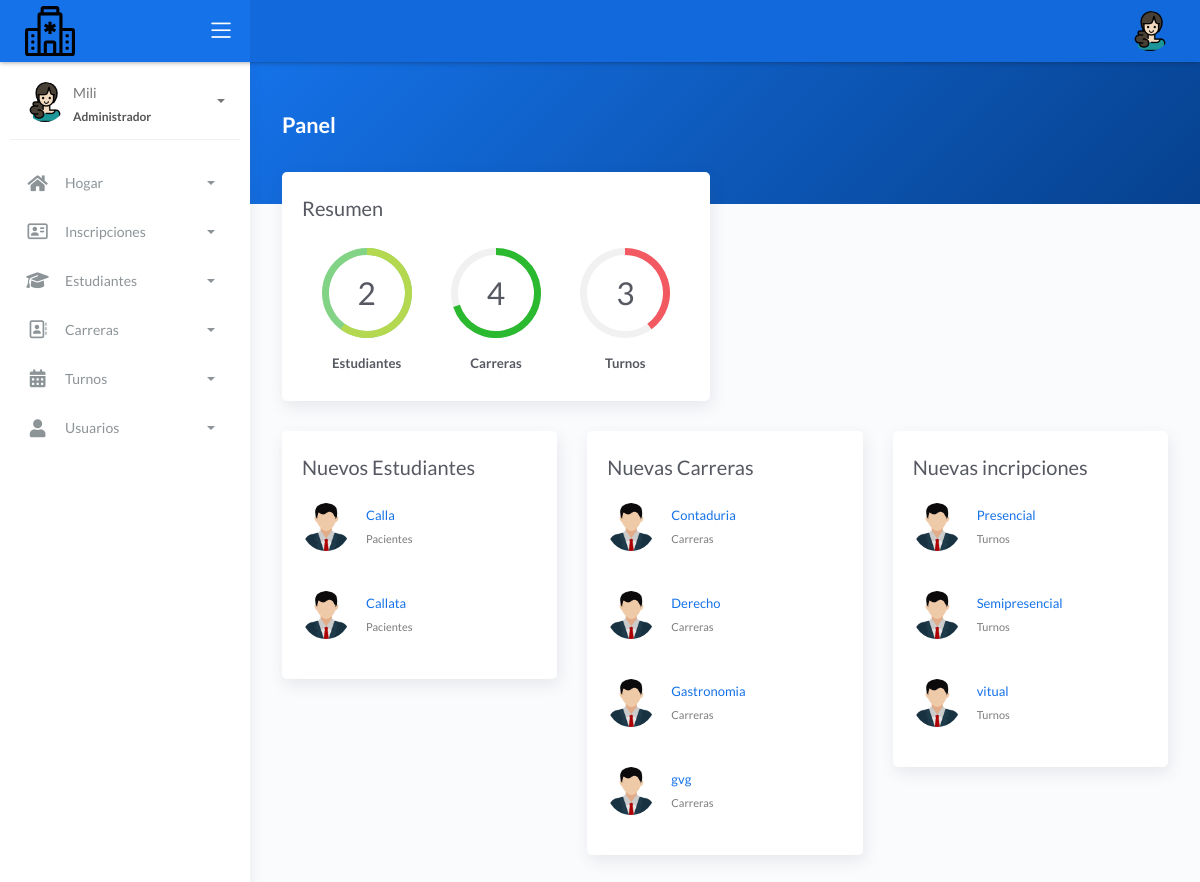
The page /view/admin/admin.php (signed in) on the database its author committed.
### tables this page shows
CREATE TABLE `estudiantes` (
  `id` bigint(20) UNSIGNED NOT NULL,
  `nombres` varchar(25) NOT NULL,
  `apellidos` varchar(20) NOT NULL,
  `ci` int(11) NOT NULL,
  `carrera_id` bigint(30) NOT NULL,
  `turno_id` bigint(40) NOT NULL,
  `numero` int(11) NOT NULL,
  `direccion` varchar(30) NOT NULL,
  `celular` int(9) NOT NULL,
  `fecha` date NOT NULL,
  `procedencia` varchar(50) NOT NULL,
  `tipo_beca` varchar(50) NOT NULL,
  `descuento` varchar(50) NOT NULL,
  `porcentaje` varchar(40) NOT NULL,
  `n_resolucion` int(11) NOT NULL,
  `n_expediente` int(11) NOT NULL
);

CREATE TABLE `carreras` (
  `id` bigint(20) UNSIGNED NOT NULL,
  `nombre` varchar(255) NOT NULL,
  `semestre` varchar(255) NOT NULL,
  `descripcion` text NOT NULL,
  `turno_id` bigint(20) UNSIGNED NOT NULL
);

CREATE TABLE `turnos` (
  `id` bigint(20) UNSIGNED NOT NULL,
  `nombre` varchar(20) NOT NULL,
  `descripcion` varchar(50) NOT NULL
);

### view/admin/admin.php (the view, shortened to what this page needs)
<!DOCTYPE html>
<html lang="es">
<head>
<link href="https://cdnjs.cloudflare.com/ajax/libs/font-awesome/6.4.2/css/all.min.css" rel="stylesheet">
	<link rel="stylesheet" href="../../assets/css/bootstrap.min.css">
	<link rel="stylesheet" href="../../assets/css/atlantis.min.css">
	<link rel="stylesheet" href="../../assets/css/demo.css">
</head>
<body>
	<div class="wrapper">
		<div class="main-header">
				<div class="logo-header" data-background-color="blue">
					<a href="admin.php" class="logo">
						<img src="../../assets/img/hospital.svg" alt="navbar brand" class="navbar-brand">
					</a>
					<div class="nav-toggle">
						<button class="btn btn-toggle toggle-sidebar">
							<i class="icon-menu"></i>
						</button>
					</div>
				</div>
				<nav class="navbar navbar-header navbar-expand-lg" data-background-color="blue2">
					<div class="container-fluid">
						<ul class="navbar-nav topbar-nav ml-md-auto align-items-center">
							<li class="nav-item dropdown hidden-caret">
								<a class="dropdown-toggle profile-pic" data-toggle="dropdown" href="#" aria-expanded="false">
									<div class="avatar-sm">
										<img src="../../assets/img/mujer.png" alt="..." class="avatar-img rounded-circle">
									</div>
								</a>
							</li>
						</ul>
					</div>
				</nav>
		</div>
		<div class="sidebar sidebar-style-2">
			<div class="sidebar-wrapper scrollbar scrollbar-inner">
				<div class="sidebar-content">
					<div class="user">
						<div class="avatar-sm float-left mr-2">
							<img src="../../assets/img/mujer.png" alt="..." class="avatar-img rounded-circle">
						</div>
						<div class="info">
							<a data-toggle="collapse" href="#collapseExample" aria-expanded="true">
								<span>
									<?php echo ucfirst($_SESSION['nombre']); ?>
									<span class="user-level">Administrador</span>
									<span class="caret"></span>
								</span>
							</a>
						</div>
					</div>
					<ul class="nav nav-primary">
						<li class="nav-item active">
							<li class="nav-item">
								<a data-toggle="collapse" href="#dashboard">
									<i class="fas fa-home"></i>
									<p>Hogar</p>
									<span class="caret"></span>
								</a>
							</li>
								<li class="nav-item">
								<a data-toggle="collapse" href="#ins">
							<i class="fa-regular fa-address-card"></i>
									<p>Inscripciones</p>
									<span class="caret"></span>
								</a>
							</li>
						<li class="nav-item">
								<a data-toggle="collapse" href="#estudiantes">
									<i class="fa-solid fa-graduation-cap"></i>
									<p>Estudiantes</p>
									<span class="caret"></span>
								</a>
							</li>
						<li class="nav-item">
								<a data-toggle="collapse" href="#sidebarLayouts">
							<i class="fa-regular fa-address-book"></i>
								<p>Carreras</p>
									<span class="caret"></span>
								</a>
							</li>
						<li class="nav-item">
								<a data-toggle="collapse" href="#turnos">
								<i class="fa-solid fa-calendar-days"></i>
									<p>Turnos</p>
									<span class="caret"></span>
								</a>
							</li>
							<li class="nav-item">
								<a data-toggle="collapse" href="#user">
									<i class="fas fa-user"></i>
									<p>Usuarios</p>
									<span class="caret"></span>
								</a>
							</li>
						</li>
					</ul>
				</div>
			</div>
		</div>
		<div class="main-panel">
			<div class="content">
				<div class="panel-header bg-primary-gradient">
					<div class="page-inner py-5">
						<div class="d-flex align-items-left align-items-md-center flex-column flex-md-row">
							<div>
								<h2 class="text-white pb-2 fw-bold">Panel</h2>
							</div>
						</div>
					</div>
				</div>
				<div class="page-inner mt--5">
					<div class="row mt--2">
						<div class="col-md-6">
							<div class="card full-height">
								<div class="card-body">
									<div class="card-title">Resumen</div>
									<div class="d-flex flex-wrap justify-content-around pb-2 pt-4">
										<div class="px-2 pb-2 pb-md-0 text-center">
											<div id="circles-1"></div>
											<h6 class="fw-bold mt-3 mb-0">Estudiantes</h6>
										</div>
										<div class="px-2 pb-2 pb-md-0 text-center">
											<div id="circles-2"></div>
											<h6 class="fw-bold mt-3 mb-0">Carreras</h6>
										</div>
										<div class="px-2 pb-2 pb-md-0 text-center">
											<div id="circles-3"></div>
											<h6 class="fw-bold mt-3 mb-0">Turnos</h6>
										</div>
									</div>
								</div>
							</div>
						</div>
					</div>
					<div class="row">
						<div class="col-md-4">
							<div class="card">
								<div class="card-body">
									<div class="card-title fw-mediumbold">Nuevos Estudiantes</div>
									<?php
									function connect()
									{
										return new mysqli("localhost", "root", "", "universidad");
									}
									$con = connect();
									$sql = "SELECT * FROM estudiantes ORDER BY apellidos ASC LIMIT 5";
									$query  = $con->query($sql);
									$data =  array();
									if ($query) {
										while ($r = $query->fetch_object()) {
											$data[] = $r;
										}
									}
									?>
									<?php if (count($data) > 0) : ?>
										<?php foreach ($data as $d) : ?>
											<div class="card-list">
												<div class="item-list">
													<div class="avatar">
														<img src="../../assets/img/avatar.png" alt="..." class="avatar-img rounded-circle">
													</div>
													<div class="info-user ml-3">
														<div class="username"><?php echo $d->apellidos; ?></div>
														<div class="status">Pacientes</div>
													</div>
												</div>
											</div>
										<?php endforeach; ?>
									<?php else : ?>
										<p class="alert alert-warning"><strong>No hay datos</strong></p>
									<?php endif; ?>
								</div>
							</div>
						</div>
<div class="col-md-4">
<div class="card">
<div class="card-body">
<div class="card-title fw-mediumbold">Nuevas Carreras</div>
<?php
$con = connect();
$sql = "SELECT * FROM carreras   ORDER BY nombre ASC LIMIT 5";
$query  =$con->query($sql);
$data =  array();
if($query){
    while($r = $query->fetch_object()){
        $data[] = $r;
    }
}
?>
<?php if(count($data)>0):?>
	<?php foreach($data as $d):?>
	<div class="card-list">
<div class="item-list">
<div class="avatar">
<img src="../../assets/img/avatar.png" alt="..." class="avatar-img rounded-circle">
</div>
<div class="info-user ml-3">
<div class="username"><?php echo $d->nombre; ?></div>
<div class="status">Carreras</div>
</div>
</div>
</div>
<?php endforeach; ?>
<?php else:?>
<p class="alert alert-warning"><strong>No hay datos</strong></p>
<?php endif; ?>
</div>
</div>
</div>
<div class="col-md-4">
<div class="card">
<div class="card-body">
<div class="card-title fw-mediumbold">Nuevas incripciones</div>
<?php
$con = connect();
$sql = "SELECT * FROM turnos ORDER BY nombre ASC LIMIT 5";
$query  =$con->query($sql);
$data =  array();
if($query){
    while($r = $query->fetch_object()){
        $data[] = $r;
    }
}
?>
<?php if(count($data)>0):?>
	<?php foreach($data as $d):?>
	<div class="card-list">
<div class="item-list">
<div class="avatar">
<img src="../../assets/img/avatar.png" alt="..." class="avatar-img rounded-circle">
</div>
<div class="info-user ml-3">
<div class="username"><?php echo $d->nombre; ?></div>
<div class="status">Turnos</div>
</div>
</div>
</div>
<?php endforeach; ?>
<?php else:?>
<p class="alert alert-warning"><strong>No hay datos</strong></p>
<?php endif; ?>
</div>
</div>
</div>
					</div>
				</div>
			</div>
		</div>
	</div>
</body>
</html>

### rows shown on the page
estudiantes: apellidos "Calla"
estudiantes: apellidos "Callata"
carreras: nombre "Contaduria"
carreras: nombre "Derecho"
carreras: nombre "Gastronomia"
carreras: nombre "gvg"
turnos: nombre "Presencial"
turnos: nombre "Semipresencial"
turnos: nombre "vitual"

### other values the page prints
$_SESSION['nombre'] "Mili"
